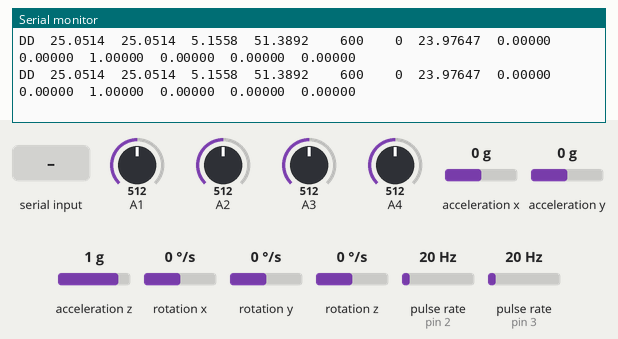
This sketch was run on a simulated Arduino Uno, built with avr-gcc and run on an emulated ATmega328P. Parts: the last lines printed to the serial monitor. Wiring (inferred from the names in the program): 2 × pulse sensor: data pin 2 / data pin 3; MPU-6050 motion sensor at I2C address 0x68. Inputs (shaded band) come from the test bench; at power-on: pulse rate (sensors on pin 2, pin 3) 20 Hz, acceleration x 0 g, A1 = 512, A2 = 512, A3 = 512, A4 = 512, acceleration y 0 g, acceleration z 1 g, rotation x 0 °/s, rotation y 0 °/s, rotation z 0 °/s.

Above: at 1.2 s.
1.3 s: pulse rate (sensor on pin 2) set to 3 Hz
At 2.04 s:
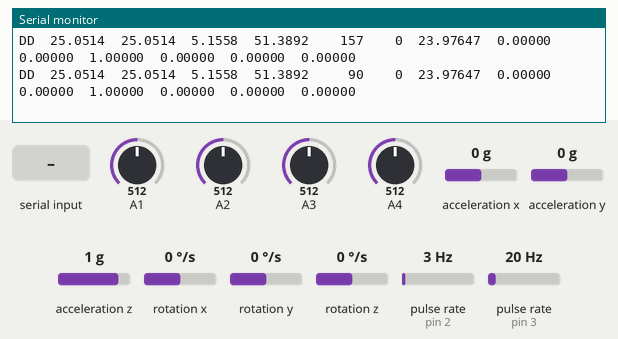
3.8 s: "V" received over Serial
At 3.88 s:
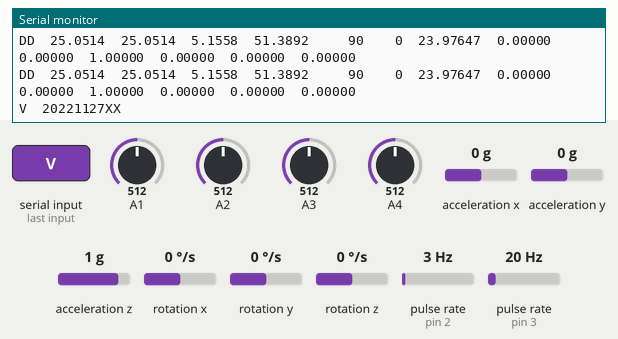
5.3 s: acceleration x set to -1.4 g
At 5.45 s:
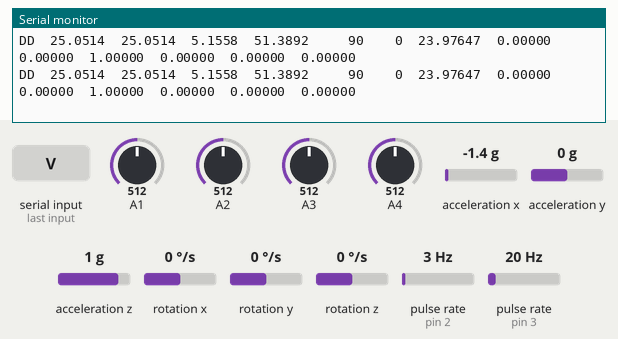
6.8 s: pulse rate (sensor on pin 3) set to 4 Hz
At 6.85 s:
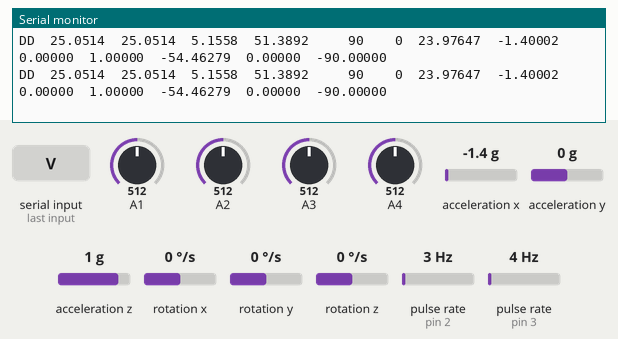
8.3 s: pulse rate (sensor on pin 3) set to 50 Hz
At 8.55 s:
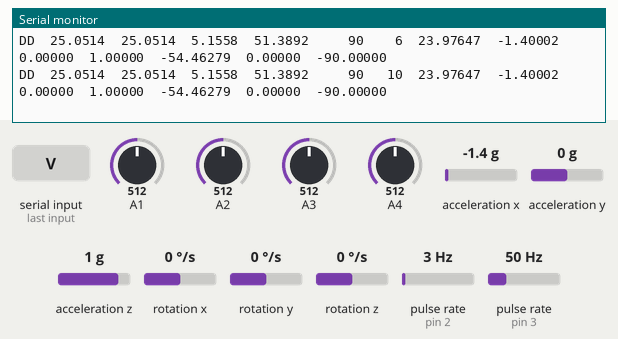
10.3 s: pulse rate (sensor on pin 2) set to 4 Hz
At 10.58 s:
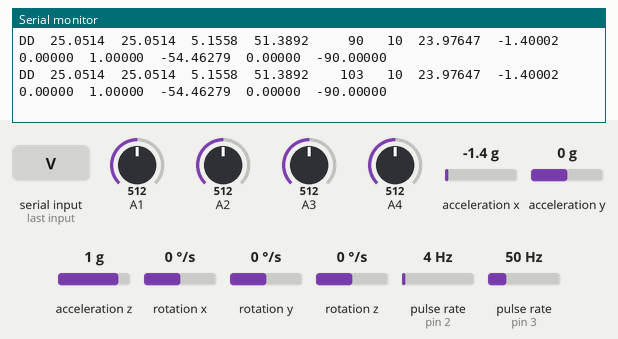
Timing chart, 0 to 13.2 s (numbered marks = the images above; inputs shaded):
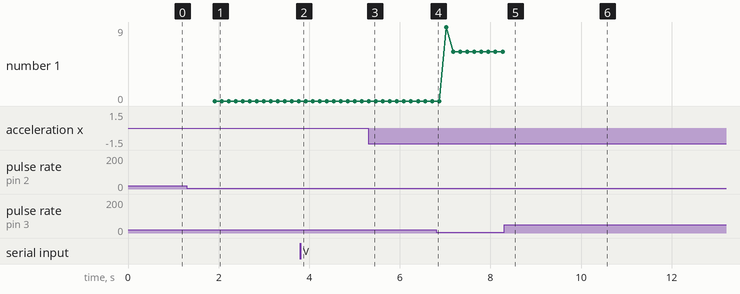

The sketch:

MultiMeter.ino
```cpp
/*
https://github.com/xx20170204xx/ArduinoCarDriveLoger/blob/main/MultiMeter/MultiMeter.ino

参考URL
https://github.com/puriso/arduino-thermometer_by_defi_sensor/blob/master/thermomerter_by_defi.ino/thermomerter_by_defi.ino.ino
https://github.com/matt-downs/arduino-oled-auto-gauges/blob/master/boost/boost.ino

[ Temp ]
[Sensor]
 |    |
 |    +--+
 |    |  |
 |    R  |
 |    |  |
+5V  GND A1
         A2

R= 1Kohm

[  Press ]
[ Sensor ]
 |   |  |
 |   |  |
 |   |  |
+5V GND A3

[  Boost ]
[ Sensor ]
 |   |  |
 |   |  |
 |   |  |
+5V GND A4

                       +-- ||---GND
                       |
+5V----------|<--------+---|<---GND
                       |
SpeedPulse---1Kohm-----+--------D2 or D3
    or
TachoPulse

diode : --|<--
        1N4148

*/

#define DEBUG_TACHOSPEED 0
#define DEBUG_TMP_PRS 0

const char* VERSION_STRING = "20221127XX";

#include <Wire.h>

const char SEP_CHAR= '\t';

/* 更新間隔(ms) */
const int UPDATE_DELAY = 100;

/* アナログピンの値を取得する際の回数 */
const int SENSOR_AVG_COUNT = 100;

/* 各センサーのアナログピン番号 */
const int WATER_SENSOR_PIN = 1;
const int OIL_SENSOR_PIN = 2;
const int PRESSURE_SENSOR_PIN = 3;
const int BOOST_SENSOR_PIN = 4;
/* 回転数取得用ピン(デジタル/割り込み可能) */
const int TACHO_PULSE_PIN = 2;
/* 車速取得用ピン(デジタル/割り込み可能) */
const int SPEED_PULSE_PIN = 3;

/*--------------------------------------*/
const int R25C   = 10000; // R25℃ = Ω
const int B      = 3380;  // B定数
const float K    = 273.16; // ケルビン
const float C25  = K + 25; // 摂氏25度

/* 1回転当たりの発生パルス数 */
/* 4, 8, 16, 20, 25 */
const int SPEED_PULSE_COUNT = 4;

const float SPEED_WARNING_VALUE = 61.0f;
const float RPM_WARNING_VALUE = 3000.0f;
const float SPEED_MAX = 400.0f;
const float RPM_MAX = 11000.0f;

/*--------------------------------------*/

/* 油温 */
float g_OilTmp = 0;
/* 油圧 */
float g_OilPrs = 0;
/* 水温 */
float g_WaterTmp = 0;
/* ブースト圧 */
float g_BoostPrs = 0;

volatile unsigned long g_tachoBefore = 0;//クランクセンサーの前回の反応時の時間
volatile unsigned long g_tachoAfter = 0;//クランクセンサーの今回の反応時の時間
volatile unsigned long g_tachoWidth = 0;//クランク一回転の時間　tachoAfter - tachoBefore
volatile float g_tachoRpm = 0;//エンジンの回転数[rpm]

volatile unsigned long g_speedBefore = 0;
volatile unsigned long g_speedAfter = 0;
volatile unsigned long g_speedWidth = 0;
volatile float g_speedKm = 0;//車速[Km/h]

// レジスタアドレス
#define MPU6050_ACCEL_XOUT_H 0x3B  // R
#define MPU6050_WHO_AM_I     0x75  // R
#define MPU6050_PWR_MGMT_1   0x6B  // R/W
#define MPU6050_I2C_ADDRESS  0x68
// 構造体定義
typedef union accel_t_gyro_union {
  struct {
    uint8_t x_accel_h;
    uint8_t x_accel_l;
    uint8_t y_accel_h;
    uint8_t y_accel_l;
    uint8_t z_accel_h;
    uint8_t z_accel_l;
    uint8_t t_h;
    uint8_t t_l;
    uint8_t x_gyro_h;
    uint8_t x_gyro_l;
    uint8_t y_gyro_h;
    uint8_t y_gyro_l;
    uint8_t z_gyro_h;
    uint8_t z_gyro_l;
  } reg;
  struct {
    int16_t x_accel;
    int16_t y_accel;
    int16_t z_accel;
    int16_t temperature;
    int16_t x_gyro;
    int16_t y_gyro;
    int16_t z_gyro;
  } value;
};

typedef struct {
  float x;
  float y;
  float z;
} Vector3;

bool    g_mpu6050_init = false;
Vector3 g_acc;
Vector3 g_angle;
Vector3 g_gyro;
float   g_mpu6050_temp;

void setup() {
  static int error = 0;

  memset(&g_acc, 0, sizeof(g_acc) );
  memset(&g_angle, 0, sizeof(g_angle) );
  memset(&g_gyro, 0, sizeof(g_gyro) );
  g_mpu6050_temp = 0;

#if DEBUG_TACHOSPEED == 0
  /* Tacho */
  pinMode(TACHO_PULSE_PIN, INPUT_PULLUP);//ピンモードの設定
  attachInterrupt(digitalPinToInterrupt(TACHO_PULSE_PIN), InterruptTachoFunc, FALLING);//外部割り込み

  /* SPEED */
  pinMode(SPEED_PULSE_PIN, INPUT_PULLUP);//ピンモードの設定
  attachInterrupt(digitalPinToInterrupt(SPEED_PULSE_PIN), InterruptSpeedFunc, FALLING);//外部割り込み
#else
  /* nop */
#endif

  Wire.begin();
  Serial.begin(115200);
  error = InitMPU6050();
  if( error != 0 )
  {
    Serial.print("E\tReadMPU6050 Init error=");
    Serial.print(error);
    Serial.println("");
  }

  if( error == 0 )
  {
    g_mpu6050_init = true;
  }
}

void loop() {
  static int error = 0;
  if( g_mpu6050_init == true )
  {
    error = ReadMPU6050(&g_acc, &g_angle, &g_gyro, &g_mpu6050_temp);
    if( error != 0 )
    {
      Serial.print("E\tReadMPU6050 error=");
      Serial.print(error);
      Serial.println("");
    }
  }

  ReadSerialCommand();
#if DEBUG_TMP_PRS == 0
  UpdateSensorInfo();
#else
  UpdateDebugSensorInfo();
#endif
#if DEBUG_TACHOSPEED == 0
  UpdateTachoReset();
  UpdateSpeedReset();
#else
  UpdateDebugTachoSpeed();
#endif
  OutputSerial();
  delay(UPDATE_DELAY);
} /* loop */

static int InitMPU6050()
{
  int error;
  uint8_t cc;
  // 初回の読み出し
  error = MPU6050_read(MPU6050_WHO_AM_I, &cc, 1);
  if( error != 0 )
  {
    return error;
  }

  // 動作モードの読み出し
  error = MPU6050_read(MPU6050_PWR_MGMT_1, &cc, 1);
  if( error != 0 )
  {
    return error;
  }

  // MPU6050動作開始
  error = MPU6050_write_reg(MPU6050_PWR_MGMT_1, 0);

  return error;
} /* InitMPU6050 */

/*
pAcc    [ o]
pAngle  [ o]  Degree
pGyro   [ o]  Degree per second.
pTemp   [ o]  Degree
*/
static int ReadMPU6050(Vector3 *pAcc, Vector3 *pAngle, Vector3 *pGyro, float *pTemp)
{
  int error = 0;
  uint8_t swap;
  accel_t_gyro_union accel_t_gyro;
  accel_t_gyro_union *pData = &accel_t_gyro;

  error = MPU6050_read(MPU6050_ACCEL_XOUT_H, (uint8_t *)pData, sizeof(accel_t_gyro));
  if( error != 0 )
  {
    memset( pAcc, 0x00, sizeof(Vector3) );
    memset( pAngle, 0x00, sizeof(Vector3) );
    memset( pGyro, 0x00, sizeof(Vector3) );
    *pTemp = 0;
    return error;
  }
#define SWAP(x,y) swap = x; x = y; y = swap
  SWAP (pData->reg.x_accel_h, pData->reg.x_accel_l);
  SWAP (pData->reg.y_accel_h, pData->reg.y_accel_l);
  SWAP (pData->reg.z_accel_h, pData->reg.z_accel_l);
  SWAP (pData->reg.t_h,       pData->reg.t_l);
  SWAP (pData->reg.x_gyro_h,  pData->reg.x_gyro_l);
  SWAP (pData->reg.y_gyro_h,  pData->reg.y_gyro_l);
  SWAP (pData->reg.z_gyro_h,  pData->reg.z_gyro_l);
#undef SWAP

  // 取得した加速度値を分解能で割って加速度(G)に変換する
  pAcc->x = pData->value.x_accel / 16384.0;
  pAcc->y = pData->value.y_accel / 16384.0;
  pAcc->z = pData->value.z_accel / 16384.0;

  // 加速度からセンサ対地角を求める
  // Degree
  pAngle->x = atan2(pAcc->x, pAcc->z) * 360 / 2.0 / PI;
  pAngle->y = atan2(pAcc->y, pAcc->z) * 360 / 2.0 / PI;
  pAngle->z = atan2(pAcc->x, pAcc->y) * 360 / 2.0 / PI;

  // 取得した角速度値を分解能で割って角速度(degrees per sec)に変換する
  pGyro->x = pData->value.x_gyro / 131.0;
  pGyro->y = pData->value.y_gyro / 131.0;
  pGyro->z = pData->value.z_gyro / 131.0;

  *pTemp = ( (float) accel_t_gyro.value.temperature + 12412.0f) / 340.0f;

  return error;
} /* ReadMPU6050 */


static void ReadSerialCommand()
{
  char cmd = Serial.read();
  switch(cmd)
  {
    /* Version */
    case 'V':
      {
        Serial.print('V');
        Serial.print(SEP_CHAR);
        Serial.println(VERSION_STRING);
      }
      break;
  }
} /* ReadSerialCommand */

static void OutputSerial( void ){
  char bufVars[0x10][10+1];
  memset( bufVars, 0x00, sizeof(bufVars) );

  // 浮動小数点を文字列に変換
  dtostrf(g_WaterTmp,    3,4, bufVars[0] );
  dtostrf(g_OilTmp,      3,4, bufVars[1] );
  dtostrf(g_OilPrs,      3,4, bufVars[2] );
  dtostrf(g_BoostPrs,    3,4, bufVars[3] );
  dtostrf(g_tachoRpm,    5,0, bufVars[4] );
  dtostrf(g_speedKm,     3,0, bufVars[5] );

  dtostrf(g_mpu6050_temp,3,5, bufVars[6] );
  dtostrf(g_acc.x,       2,5, bufVars[7] );
  dtostrf(g_acc.y,       2,5, bufVars[8] );
  dtostrf(g_acc.z,       2,5, bufVars[9] );
  dtostrf(g_angle.x,     4,5, bufVars[10] );
  dtostrf(g_angle.y,     4,5, bufVars[11] );
  dtostrf(g_angle.z,     4,5, bufVars[12] );
  // dtostrf(g_gyro.x,      4,5, bufVars[13] );
  // dtostrf(g_gyro.y,      4,5, bufVars[14] );
  // dtostrf(g_gyro.z,      4,5, bufVars[15] );

  /* A = 10 */
  /* C = 12 */
  /* D = 13 */
  /* F = 15 */
  /* G = 16 */
  Serial.print("DD");
  Serial.print(SEP_CHAR);
  for( int ii = 0; ii < 0x0D; ii++ )
  {
    Serial.print(bufVars[ii]);
    Serial.print(SEP_CHAR);
  }
  Serial.println("");

} /* OutputSerial */

static void UpdateSensorInfo()
{
  float wtr_avg = 0;
  float oilT_avg = 0;
  float oilP_avg = 0;

  // センサーから各温度・圧力を取得
  g_WaterTmp  = get_temp(WATER_SENSOR_PIN);
  g_OilTmp    = get_temp(OIL_SENSOR_PIN);
  g_OilPrs  = get_oil_pressure(PRESSURE_SENSOR_PIN);
  g_BoostPrs  = get_boost_press(BOOST_SENSOR_PIN);

} /* UpdateSensorInfo */

// 油圧取得(bar)
static float get_oil_pressure( int pinNum ){
  double input_for_value = analogReadAvg(pinNum, SENSOR_AVG_COUNT);

  float vo = (float)input_for_value * 5.0f / 1023.0f;
  float ret = 250 * (vo - 0.480) * 0.0101972;

  return ret;
} /* get_oil_pressure */

// 温度取得(摂氏)
static float get_temp( const int pinNum ){
  float out_tmp;
  float res;

  double input_for_value = analogReadAvg(pinNum, SENSOR_AVG_COUNT);

  res = resistance_by_input((int)input_for_value);
  out_tmp = convert_temp_by_ntc(res);

  return out_tmp;
} /* get_temp */

// 入力から抵抗値を求める(5V)
static float resistance_by_input(int input) {
  float vout = input / 1023.0f * 5.0f; //分圧した出力電圧の計算
  float r = ((5.0 / vout) - 1.0f) * R25C; //サーミスタ抵抗計算
  return r;
} /* resistance_by_input */

// NTCサーミスタでの温度
static float convert_temp_by_ntc(float r) {
  return B / (log(r/R25C) + (B/C25)) - K;
} /* convert_temp_by_ntc */

/* ブースト圧(kPa) */
static float get_boost_press( const int pinNum )
{
  float ret_psi;
  float ret_kpa;
  double input_for_value = analogReadAvg(pinNum, SENSOR_AVG_COUNT);
  ret_psi=(((input_for_value - 102) / 0.1798f ) - 1535) * 0.01f;
  ret_kpa = ret_psi * 6.895f;
  return ret_kpa;
} /* get_boost_press */

static void InterruptTachoFunc( void )
{
//const float SPEED_MAX = 400.0f;
//const float RPM_MAX = 11000.0f;
  const float ONE_MIN_USEC = 60.0f * 1000.0f * 1000.0f;
  float _tachoRpm = 0;

  g_tachoAfter = micros();//現在の時刻を記録
  g_tachoWidth = g_tachoAfter - g_tachoBefore;//前回と今回の時間の差を計算
  g_tachoBefore = g_tachoAfter;//今回の値を前回の値に代入する
  if( g_tachoWidth <= 0 )
  {
    return;
  }
  _tachoRpm = ONE_MIN_USEC / (g_tachoWidth * 2.0f);//タイヤの回転数[rpm]を計算

  /* 回転数の最大値を超えていた場合、誤検知とする */
  if( _tachoRpm >= RPM_MAX )
  {
    return;
  }

  g_tachoRpm = _tachoRpm;
} /* InterruptTachoFunc */

static void InterruptSpeedFunc( void )
{
  const float CSPD = 60.0 * 60 / (637 * SPEED_PULSE_COUNT) * 1000 * 1000;
  float _speedKm = 0;

  g_speedAfter = micros();//現在の時刻を記録
  g_speedWidth = g_speedAfter - g_speedBefore;//前回と今回の時間の差を計算
  g_speedBefore = g_speedAfter;//今回の値を前回の値に代入する
  if( g_speedWidth <= 0 )
  {
    return;
  }
  _speedKm = CSPD / g_speedWidth;
  /* 速度の最大値を超えていた場合、誤検知とする */
  if( _speedKm >= SPEED_MAX )
  {
    return;
  }

  /* 加速度が10を超えていた場合、誤検知とする */
  if( fabs(g_speedKm - _speedKm) > 10 )
  {
    return;
  }

  g_speedKm = _speedKm;
} /* InterruptSpeedFunc */

/*
  パルスが入らない状態を確認して 0rpmを設定する
*/
static void UpdateTachoReset( void ){
  const float ONE_MIN_USEC = 60.0f * 1000.0f * 1000.0f / 2.0f;
  const float CSPD = 60.0 * 60 / (637 * SPEED_PULSE_COUNT) * 1000 * 1000;
  unsigned long width = micros() - g_tachoBefore;
  if( width <= CSPD )
    return;

  if( width <= 0 )
  {
    g_tachoWidth = 0.0f;
    g_tachoBefore = micros();
    g_tachoAfter = g_tachoBefore;
    return;
  }

  g_tachoWidth = 0.0f;
  g_tachoRpm = 0.0f;

} /* UpdateTachoReset */

/*
  パルスが入らない状態を確認して 0Kmを設定する
*/
static void UpdateSpeedReset( void ){
  const float CSPD = 60.0 * 60 / (637 * SPEED_PULSE_COUNT) * 1000 * 1000;
  unsigned long width = micros() - g_speedBefore;
  if( width <= CSPD )
    return;

  if( width <= 0 )
  {
    g_speedWidth = 0.0f;
    g_speedBefore = micros();
    g_speedAfter = g_speedBefore;
    return;
  }
  g_speedWidth = 0.0f;
  g_speedKm = 0.0f;

} /* UpdateSpeedReset */

// 指定したアナログピンを指定回数取得した平均を返す
static double analogReadAvg( int pinNum , int count )
{
  double input_for_value = 0;
  for( int ii = 0; ii < count; ii++ ) { input_for_value += analogRead(pinNum); }
  input_for_value /= count;
  return input_for_value;
} /* analogReadAvg */


static void UpdateDebugTachoSpeed( void ){
#define RPM_MAX   8000
#define SPEED_MAX  300
    static int GEAR = 0;
    static float GEARS[] = {
        0.0f,     // N
        183.068f, // 1st
        106.008f, // 2nd
        71.938f,  // 3rd
        52.716f,  // 4th
        43.163f   // 5th
    };
    g_tachoRpm += RPM_MAX * 0.1f * ( 100.0f / 1000.0f );
    g_tachoWidth = 1;

    g_speedKm = (GEARS[GEAR] != 0.0f ? g_tachoRpm / GEARS[GEAR] : 0.0f);

    if( g_tachoRpm  >= RPM_MAX )
    {
      g_tachoRpm = 750.0f;
      GEAR += 1;
    }
    if( GEAR > 5 )
    {
      GEAR = 0;
    }


} /* UpdateDebugTachoSpeed */

static void UpdateDebugSensorInfo( void )
{
/*
float g_OilTmp = 0;    // 油温
float g_OilPrs = 0;    // 油圧
float g_WaterTmp = 0;  // 水温
float g_BoostPrs = 0;  // ブースト圧
*/
    static float TMP_MIN = -20.0f;
    static float TMP_MAX = 150.0f;

    /* bar */
    static float PRS_MIN = -1.5f;
    static float PRS_MAX = 12.0f;

    g_OilTmp += TMP_MAX * 0.1f * ( 100.0f / 1000.0f );
    g_WaterTmp += TMP_MAX * 0.1f * ( 100.0f / 1000.0f );

    g_OilPrs += PRS_MAX * 0.1f * ( 100.0f / 1000.0f );


    if( g_OilTmp >= TMP_MAX ){ g_OilTmp = TMP_MIN; }
    if( g_WaterTmp >= TMP_MAX ){ g_WaterTmp = TMP_MIN; }

    if( g_OilPrs >= PRS_MAX ){ g_OilPrs = PRS_MIN; }


} /* UpdateDebugSensorInfo */

// MPU6050_read
int MPU6050_read(int start, uint8_t *buffer, int size) {
  int ii, nn, error;
  Wire.beginTransmission(MPU6050_I2C_ADDRESS);
  nn = Wire.write(start);
  if (nn != 1) {
    return (-10);
  }
  nn = Wire.endTransmission(false);// hold the I2C-bus
  if (nn != 0) {
    return (nn);
  }
  // Third parameter is true: relase I2C-bus after data is read.
  Wire.requestFrom(MPU6050_I2C_ADDRESS, size, true);
  ii = 0;
  while (Wire.available() && ii < size) {
    buffer[ii++] = Wire.read();
  }
  if ( ii != size) {
    return (-11);
  }
  return (0); // return : no error
} /* MPU6050_read */

// MPU6050_write
int MPU6050_write(int start, const uint8_t *pData, int size) {
  int nn, error;
  Wire.beginTransmission(MPU6050_I2C_ADDRESS);
  nn = Wire.write(start);// write the start address
  if (nn != 1) {
    return (-20);
  }
  nn = Wire.write(pData, size);// write data bytes
  if (nn != size) {
    return (-21);
  }
  error = Wire.endTransmission(true); // release the I2C-bus
  if (error != 0) {
    return (error);
  }

  return (0);// return : no error
} /* MPU6050_write */

// MPU6050_write_reg
int MPU6050_write_reg(int reg, uint8_t data) {
  int error;
  error = MPU6050_write(reg, &data, 1);
  return (error);
} /* MPU6050_write_reg */

/* EOF */
```

Measured:
- after the input at 1.3 s, the serial monitor: prints a new line after 0.30 s (image 1)
- after the input at 3.8 s, the serial monitor: prints a new line after 0.07 s (image 2)
- after the input at 8.3 s, the serial monitor: prints a new line after 0.12 s (image 5)
- after the input at 10.3 s, the serial monitor: prints a new line after 0.14 s (image 6)
- plotted number 1: 0 → 6 after the input at 6.8 s
